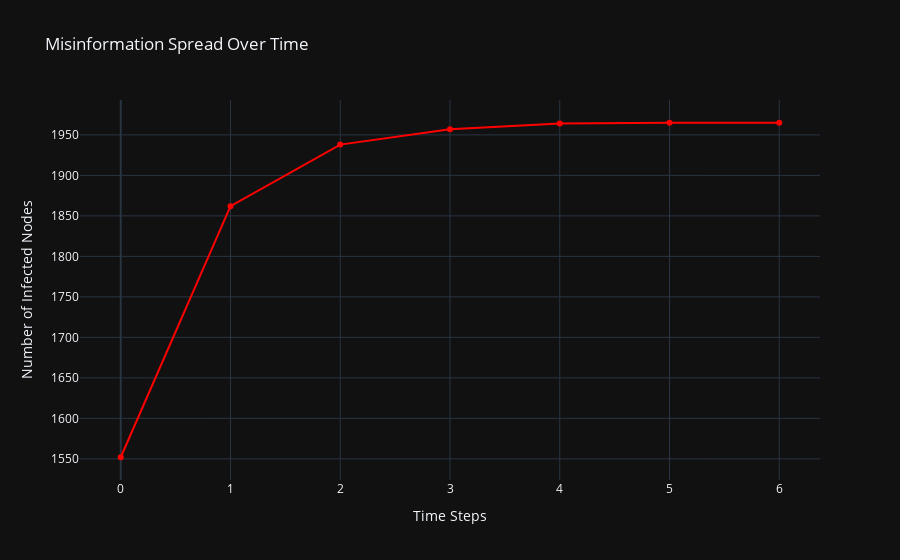

Write notebook code for a chart like this one.
### Code cell
import pandas as pd
import networkx as nx
import random
import matplotlib.pyplot as plt
import numpy as np
import plotly.graph_objects as go
# Load the dataset
df = pd.read_csv('C:/Users/bushr/Downloads/experiment_data.csv')

# Create a directed graph from the dataset
G = nx.from_pandas_edgelist(df, source='sender_id', target='receiver_id', create_using=nx.DiGraph())
# Define the initial set of infected nodes
initial_infected = random.sample(list(G.nodes), 5)  # Randomly select 5 nodes

# Create a dictionary to track the infection status of each node
infected = {node: False for node in G.nodes}
for node in initial_infected:
    infected[node] = True
# Set the probability of misinformation spreading
infection_prob = 0.2  # 20% chance of spreading

# Function to simulate the spread of misinformation over time
def simulate_spread(G, infected, prob):
    new_infected = set()
    for node in infected:
        for neighbor in G.neighbors(node):
            if not infected[neighbor] and random.random() < prob:
                new_infected.add(neighbor)
                infected[neighbor] = True
    return new_infected
# Track the number of infected nodes over time
infected_count_over_time = []
iterations = 20  # Run for 20 time steps

for i in range(iterations):
    new_infected = simulate_spread(G, infected, infection_prob)
    infected_count_over_time.append(sum(infected.values()))
    
    if not new_infected:  # No more spread possible
        break

# Visualize the spread of misinformation over time
plt.figure(figsize=(10, 6))
plt.plot(range(len(infected_count_over_time)), infected_count_over_time, marker='o', color='red')
plt.title("Misinformation Spread Over Time")
plt.xlabel("Time Steps")
plt.ylabel("Number of Infected Nodes")
plt.grid(True)
plt.show()
# Plotly interactive time-based visualization
time_steps = list(range(len(infected_count_over_time)))
fig = go.Figure()

fig.add_trace(go.Scatter(
    x=time_steps,
    y=infected_count_over_time,
    mode='lines+markers',
    name='Infected Nodes',
    line=dict(color='red', width=2)
))

fig.update_layout(
    title="Misinformation Spread Over Time",
    xaxis_title="Time Steps",
    yaxis_title="Number of Infected Nodes",
    template="plotly_dark"
)

fig.show()

### Figure 1 — Plotly figure (JSON) as saved in the notebook; plotly's stock layout.template omitted (floating-point values rounded to 4 significant figures)
{"data": [{"line": {"color": "red", "width": 2}, "mode": "lines+markers", "name": "Infected Nodes", "type": "scatter", "x": [0, 1, 2, 3, 4, 5, 6], "y": [1552, 1862, 1938, 1957, 1964, 1965, 1965]}], "layout": {"autosize": true, "title": {"text": "Misinformation Spread Over Time"}, "xaxis": {"autorange": true, "range": [-0.3631, 6.363], "title": {"text": "Time Steps"}, "type": "linear"}, "yaxis": {"autorange": true, "range": [1518.0, 1999.0], "title": {"text": "Number of Infected Nodes"}, "type": "linear"}}}
